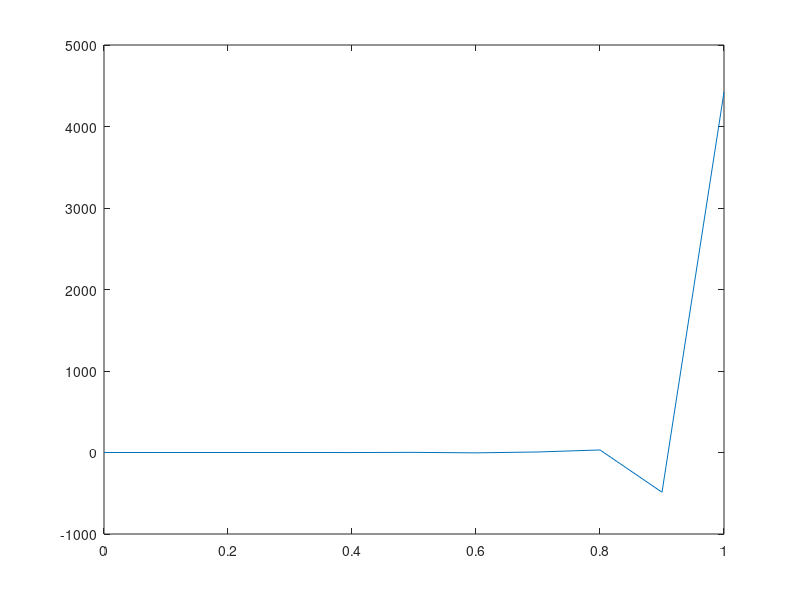

MATLAB code to generate this figure: (Note: this script raises an error after producing the figure.)
% II 1
x = 0:0.1:1
e = exp(1)
f = e.^(10 .* x .* (x - 1));
polyval(f, x)

% II 2
p = [1, -5, -17, 21]
r = roots(p)

% III 1
x = 0:0.1:1
f = e .^ (10 .* x .* (x - 1) .* sin(12 .* pi .* x))
plot(x, f)

x = 0:0.1:1
e = exp(1)
f = (3 * e) .^ (5 .* x .* x - 1) .* cos(12 .* pi .* x)
plot(x, f)

% III 2
syms a b
t = 0:0.1:10 * pi
x(a,b) = (a + b) * cos(t) - b * cos( (a / b + 1) * t )
y(a,b) = (a + b) * sin(t) - b * sin( (a / b + 1) * t )
plot(x(1, 2), y(1, 2))

% III 3
syms x
fa(x) = cos(x)
fb(x) = sin(x)
fc(x) = cos(2*x)

ezplot(fa)
hold on
ezplot(fb)
hold on
ezplot(fc)

% III 4
x = 0:50
f = zeros(1, 51)
for i = 0:50
  if mod(i, 2) == 0
    val = i / 2
  else 
    val = i * 3 + 1
  end
  f(i + 1) = val
end
plot(x, f)

% III 5
g = 1 / 2
for i = 1:5 
    g = 1 + g
end

% III 6
[x,y] = meshgrid(-5:.01:5);
e = exp(1)
g = e .^ (-1 .* ( (x - 1 / 2) .^ 2 + (y - 1 / 2) .^ 2 ) )
mesh(x, y, g)